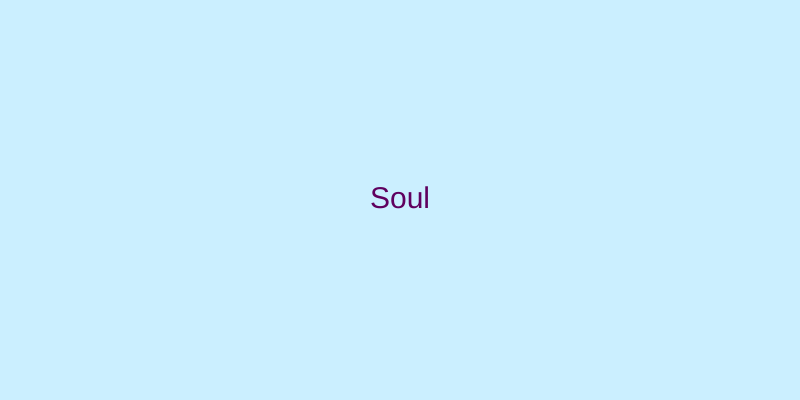
Frame 1 (no input)
Frame 60 (no input): identical to frame 1, image omitted
Frame 120 (the mouse pressed at the canvas centre since frame 60): identical to frame 1, image omitted

The p5.js sketch that drew this single still picture (run headless with seeded random() and noise() and a simulated clock; from frame 60 on, the mouse is pressed at the canvas centre):

// p5.js sketch
// ── sketch.js
let campoIdade;
let campoAventura;
let campoComedia;
let campoFantasia;
let campoAção;
let campoTeen;

function setup() {
  createCanvas(800, 400);
  createElement("h2", "RR recomenda filmes");
  createSpan("Sua idade:");
  campoIdade = createInput("0");
  campoAventura = createCheckbox("Gosta de filmes de Aventura ?");
  campoComedia = createCheckbox("Gosta de filmes de Comedia ?");
  campoTeen = createCheckbox("Gosta de filmes teen ?");
  campoAção = createCheckbox("Gosta de filmes de Ação ?");
  campoFantasia = createCheckbox("Gosta de fimes de Fantasia ?");
  campoAnimação = createCheckbox("Gosta de fimes de Animação ?");
}

function draw() {
  background("#CBEFFF");
  let idade = campoIdade.value();
  let gostaDeFantasia = campoFantasia.checked();
  let gostaDeAventura = campoAventura.checked();
  let gostaDeComedia = campoComedia.checked();
  let gostaDeTeen = campoTeen.checked();
  let gostaDeAção = campoAção.checked();
  let gostaDeAnimação = campoAnimação.checked();
  let recomendacao = geraRecomendacao(
    idade,
    gostaDeFantasia,
    gostaDeComedia,
    gostaDeAção,
    gostaDeAnimação,
    gostaDeAventura,
    gostaDeTeen
  );
  fill(color(95, 0, 95));
  textAlign(CENTER, CENTER);
  textSize(30);
  text(recomendacao, width / 2, height / 2);
}

function geraRecomendacao(
  idade,
  gostaDeFantasia,
  gostaDeAventura,
  gostaDeComedia,
  gostaDeAção,
  gostaDeAnimação,
  gostaDeTeen
) 
{
  if (idade >= 10) {
    if (idade >= 14) {
      if(gostaDeComedia || gostaDeAção) {
      return "As branquelas";
      } else {
        return "Gente grande";
      }
    } else {
      if (idade >= 12) {
        if(gostaDeTeen || gostaDeComedia) {
          return "As branquelas";          
        } else{
         return "Cruella";
        }
      } else {
        if (gostaDeAnimação || gostaDeAção) {
          return "Sonic";
        } else {
          return "Space jam";
        }
      }
    }
  } else {
    if (gostaDeAnimação || gostaDeComedia) {
      return "Epá, cadê o Noé?";
    } else {
      return "Soul";
    }
  }
}
// ── style.css
html, body {
    margin: 30px;
    padding: 0;
    background-color: rgb(150,75,0);
  }
  
  canvas {
    display: block;
  }
